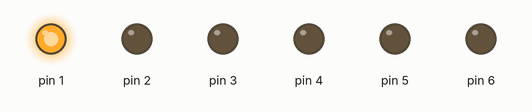
Recording of a sketch running on a simulated Arduino Uno, built with avr-gcc and run on an emulated ATmega328P. Parts: output pins drawn as LEDs (lit = HIGH).

Above: at 0.2 s.
At 1.2 s:
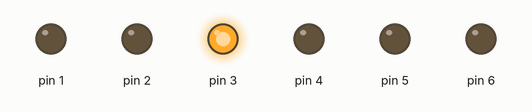
At 1.7 s:
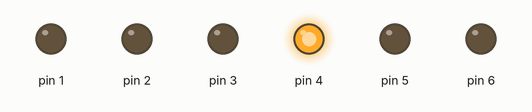
At 2.2 s:
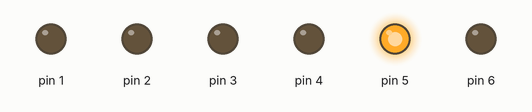
At 5.2 s:
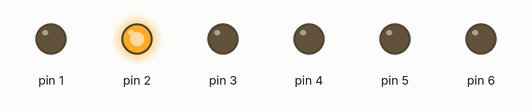
At 14.7 s:
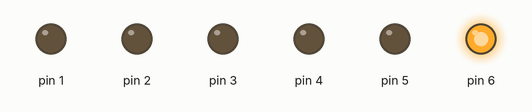
Timing chart, 0 to 15.3 s (numbered marks = the images above):
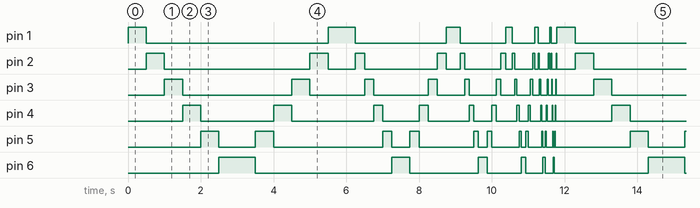

Measured:
- by itself, pin 2–5: moves between LOW and HIGH, repeating every 11.8 s
- by itself, pin 6: repeats every 11.8 s: LOW 3.8 s, HIGH 0.50 s, LOW 1.9 s, HIGH 0.25 s, LOW 0.94 s, HIGH 0.12 s, LOW 0.47 s, HIGH 0.06 s, LOW 0.23 s, HIGH 0.03 s, LOW 2.6 s, HIGH 1.0 s
- by itself, pin 1: repeats every 11.8 s: LOW 5.0 s, HIGH 0.75 s, LOW 2.5 s, HIGH 0.38 s, LOW 1.3 s, HIGH 0.19 s, LOW 0.62 s, HIGH 0.09 s, LOW 0.31 s, HIGH 0.05 s, LOW 0.15 s, HIGH 0.52 s

The sketch:

main.ino
```cpp
int varDelay = 500; // Set a constant "ConstantDelay" to an integer 500

int blink (int blinkSpeed,int pinNum){
    digitalWrite(pinNum,HIGH); // Set pin 13 to HIGH (5v)
    delay(blinkSpeed);  // Pause for 500ms
    digitalWrite(pinNum,LOW);  // Set pin 13 to LOW (5v)

}

void setup() // This is the function to settup the arduino
{
    for (int i = 1 ; i < 7 ; i = i + 1 ){
        pinMode(i,OUTPUT);  // Initiation of the built-in led on pin 13 as an output
    }
} // End brakets indicate end of settup function

void loop()  // Start the main loop
{
    while (varDelay>10){

        for (int i = 1 ; i < 7 ; i = i + 1 ){
            blink(varDelay,i);
        }

        for (int i = 6 ; i > 0 ; i = i - 1 ){
            blink(varDelay,i);
        }

        varDelay=varDelay/2;

    }
    varDelay = 500;

} // End the main loop
```
